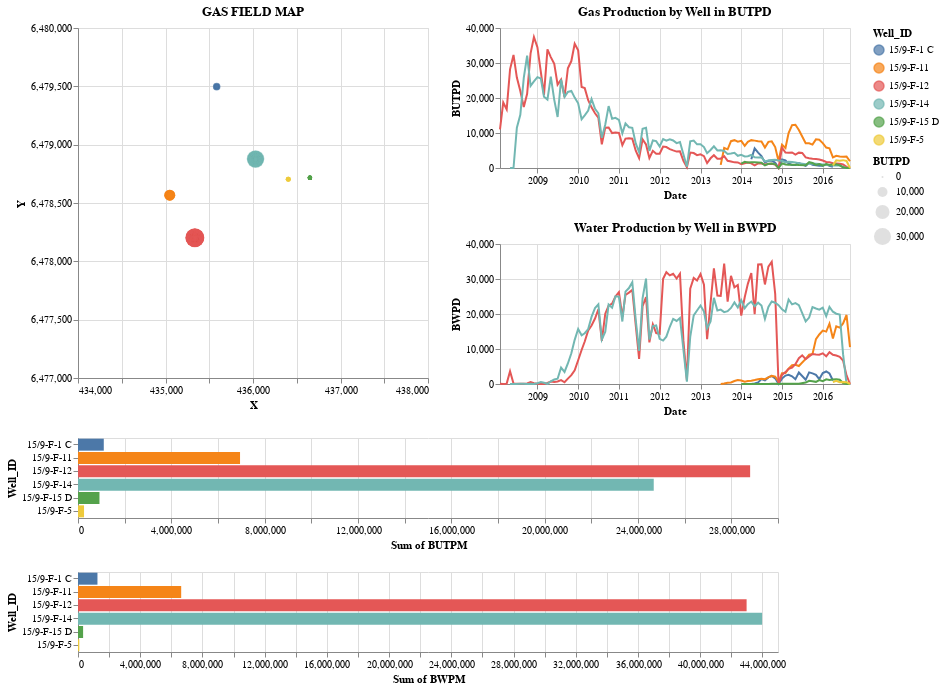

Source (notebook cell):
### Code cell
from pandas import DataFrame, read_csv

import altair as alt
import pandas as pd
import numpy as np

file = r'GasProduction.xlsx'
df = pd.read_excel(file,index_col=False)


interval = alt.selection_interval()

base = alt.Chart(df).properties(
    width=350,
    height=350, 
).add_selection(interval)


points = base.mark_point(filled=True, size=200).encode(

    alt.X('X:Q',
            scale=alt.Scale(domain=(434000, 438000))
        ),    
    alt.Y('Y',
            scale=alt.Scale(domain=(6477000, 6480000))),

    size='BUTPD:Q',
    color=alt.condition(interval, 'Well_ID', alt.value('lightgray')),
    tooltip='Well_ID', 
).properties(
    title='GAS FIELD MAP',
    selection=interval
)


timeseries = base.mark_line().encode(
    x='Date',
    y=alt.Y('BUTPD', scale=alt.Scale(domain=(0, 40000))),
    color=alt.Color('Well_ID:O')
    
).properties(
    title='Gas Production by Well in BUTPD',
    width=350,
    height=140
    
).transform_filter(
     
    interval
)

timeseries2 = base.mark_line().encode(
    x='Date',
    y=alt.Y('BWPD', scale=alt.Scale(domain=(0, 40000))),
    color=alt.Color('Well_ID:O')
    
).properties(
    title='Water Production by Well in BWPD',
    width=350,
    height=140
    
).transform_filter(
    
    interval
)


hist = alt.Chart(df).mark_bar().encode(
    x='sum(BUTPM)',
    y='Well_ID',
    color='Well_ID'
).properties(
    width=700,
    height=80
).transform_filter(
    interval
)

hist2 = alt.Chart(df).mark_bar().encode(
    x='sum(BWPM)',
    y='Well_ID',
    color='Well_ID'
).properties(
    width=700,
    height=80
).transform_filter(
    interval
)



A = points | timeseries & timeseries2 
B = hist & hist2


A & B

### Figure 1 — Vega-Lite specification as saved in the notebook (floating-point values rounded to 4 significant figures; data arrays with more than 128 entries replaced by an {"elided": "..."} marker saying what was removed)
{"config": {"view": {"continuousWidth": 400, "continuousHeight": 300}}, "vconcat": [{"hconcat": [{"mark": {"type": "point", "filled": true, "size": 200}, "encoding": {"color": {"condition": {"type": "nominal", "field": "Well_ID", "selection": "selector008"}, "value": "lightgray"}, "size": {"type": "quantitative", "field": "BUTPD"}, "tooltip": {"type": "nominal", "field": "Well_ID"}, "x": {"type": "quantitative", "field": "X", "scale": {"domain": [434000, 438000]}}, "y": {"type": "quantitative", "field": "Y", "scale": {"domain": [6477000, 6480000]}}}, "height": 350, "selection": {"selector008": {"type": "interval"}}, "title": "GAS FIELD MAP", "width": 350}, {"vconcat": [{"mark": "line", "encoding": {"color": {"type": "ordinal", "field": "Well_ID"}, "x": {"type": "temporal", "field": "Date"}, "y": {"type": "quantitative", "field": "BUTPD", "scale": {"domain": [0, 40000]}}}, "height": 140, "selection": {"selector008": {"type": "interval"}}, "title": "Gas Production by Well in BUTPD", "transform": [{"filter": {"selection": "selector008"}}], "width": 350}, {"mark": "line", "encoding": {"color": {"type": "ordinal", "field": "Well_ID"}, "x": {"type": "temporal", "field": "Date"}, "y": {"type": "quantitative", "field": "BWPD", "scale": {"domain": [0, 40000]}}}, "height": 140, "selection": {"selector008": {"type": "interval"}}, "title": "Water Production by Well in BWPD", "transform": [{"filter": {"selection": "selector008"}}], "width": 350}]}]}, {"vconcat": [{"mark": "bar", "encoding": {"color": {"type": "nominal", "field": "Well_ID"}, "x": {"type": "quantitative", "aggregate": "sum", "field": "BUTPM"}, "y": {"type": "nominal", "field": "Well_ID"}}, "height": 80, "transform": [{"filter": {"selection": "selector008"}}], "width": 700}, {"mark": "bar", "encoding": {"color": {"type": "nominal", "field": "Well_ID"}, "x": {"type": "quantitative", "aggregate": "sum", "field": "BWPM"}, "y": {"type": "nominal", "field": "Well_ID"}}, "height": 80, "transform": [{"filter": {"selection": "selector008"}}], "width": 700}]}], "data": {"name": "data-28fcce4f81ecb8c609d2183a4f4f3e6a"}, "$schema": "https://vega.github.io/schema/vega-lite/v4.8.1.json", "datasets": {"data-28fcce4f81ecb8c609d2183a4f4f3e6a": {"elided": "302 records"}}}
